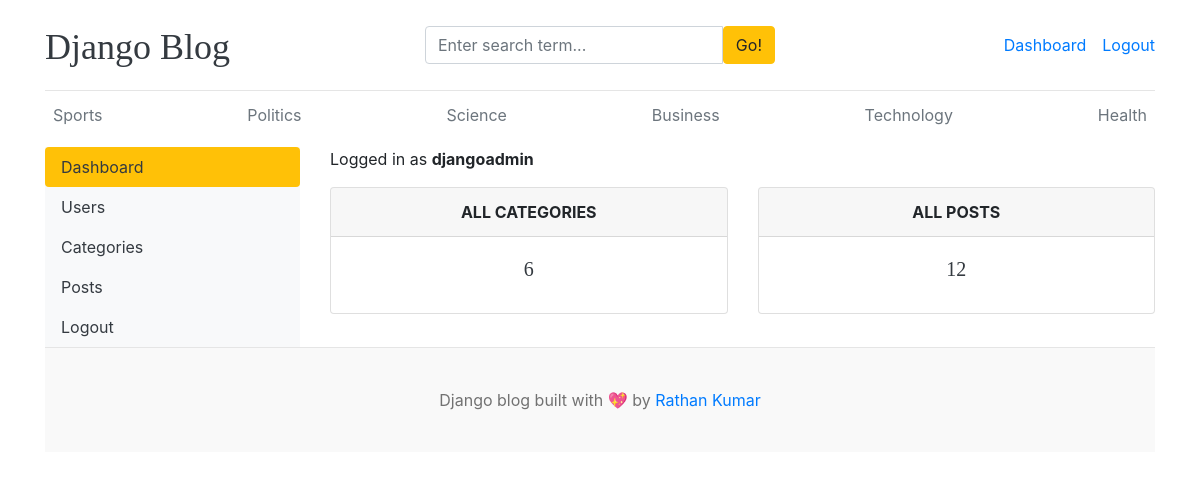
/dashboard/ (signed in), run on an earlier commit of the app's database.
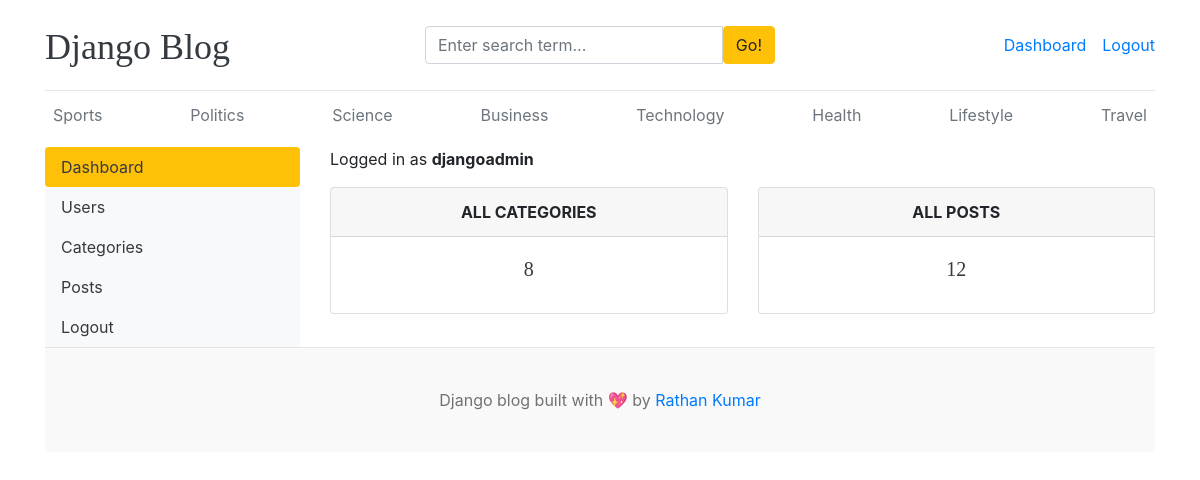
And on a later commit of the database.
### Blogapp/models.py (models this page shows, shortened)
class Category(models.Model):
    category_name = models.CharField(max_length=50, unique=True)
    created_at = models.DateTimeField(auto_now_add=True)
    updated_at = models.DateTimeField(auto_now=True)
    class Meta:
        verbose_name_plural = 'categories'

### dashboard/views.py (the view)
# urls.py: path('dashboard/', include('dashboard.urls')),
@login_required(login_url = 'login')
def dashboard(request):
    category_count = Category.objects.all().count()
    blogs_count = Blog.objects.all().count()
    context = {
        "category_count" : category_count,
        "blogs_count": blogs_count
    }
    return render(request, 'dashboard/dashboard.html', context)

### Blogapp/context_processors.py (called while the page is built)
def get_categories(request):
    categories = Category.objects.all()
    return dict(categories=categories)

def get_social_link(request):
    social_link = SocialLink.objects.all()
    return dict(social_link=social_link)

### Blogapp/templates/dashboard/dashboard.html
{% extends 'base.html' %}
{% block content %}
<div class="row">
    {% include 'dashboard/sidebar.html' %}
     <div class="col-md-9">
        <p>Logged in as <b>{{ user }}</b></p>
        <div class="row">
            <div class="col">
                <div class="card border-default mb-3">
                    <div class="card-header text-center text-uppercase font-weight-bold">All Categories</div>
                    <div class="card-body text-dark">
                        <h5 class="card-title text-center">{{ category_count }}</h5>
                    </div>
                </div>
            </div>
            <div class="col">
                <div class="card border-default mb-3">
                    <div class="card-header text-center text-uppercase font-weight-bold">All posts</div>
                    <div class="card-body text-dark">
                        <h5 class="card-title text-center">{{ blogs_count }}</h5>
                    </div>
                </div>
            </div>
        </div>
    </div>
</div>
{% endblock %}

### Blogapp/templates/base.html (shortened to what this page needs)
{% load static %}
<!DOCTYPE html>
<html lang="en">
<head>
    <link href="https://getbootstrap.com/docs/4.0/dist/css/bootstrap.min.css" rel="stylesheet">
    <link href="{% static 'css/blog.css' %}" rel="stylesheet">
    <link rel="stylesheet" href="https://cdnjs.cloudflare.com/ajax/libs/font-awesome/4.7.0/css/font-awesome.min.css">
  </head>
<body>
    <div class="container">
      <header class="blog-header py-3">
        <div class="row flex-nowrap justify-content-between align-items-center">
          <div class="col-4 pt-1">
            <a class="blog-header-logo text-dark" href="/">Django Blog</a>
          </div>
          <div class="col-4">
            <form action="{% url 'search' %}" method="GET">
              <div class="input-group">
                <input class="form-control" type="text" name="keyword" value="{{ keyword }}" placeholder="Enter search term..." aria-label="Enter search term..." aria-describedby="button-search" />
                <button type="submit" class="btn btn-warning" id="button-search" type="button">Go!</button>
            </div>
            </form>
          </div>
          <div class="col-4 d-flex justify-content-end align-items-center">
            {% if not user.is_authenticated %}
            <a class="btn btn-sm btn-warning" href="{% url 'login' %}">Login</a> &nbsp;
            <a class="btn btn-sm btn-outline-secondary" href="{% url 'register' %}">Register</a>
            {% else %}
            <span><a href="{% url 'dashboard' %}">Dashboard</a></span>
            <span><a href="{% url 'logout' %}">Logout</a></span>
            {% endif %}
          </div>
        </div>
      </header>
      <div class="nav-scroller py-1 mb-2">
        <nav class="nav d-flex justify-content-between">
          {% for cat in categories %}
          <a class="p-2 text-muted" href="{% url 'posts_by_category' cat.id %}">{{ cat.category_name }}</a>
          {% endfor %}
        </nav>
      </div>
{% block content %}
{% endblock %}
<footer class="blog-footer">
    <p>Django blog built with 💖 by <a href="#">Rathan Kumar</a></p>
  </footer>
  </body>
  </html>

What changed in the data, as far as the page shows it:
added Category: category_name "Lifestyle"
added Category: category_name "Travel"
Also different on the page:
{{ category_count }}: "6" → "8"
